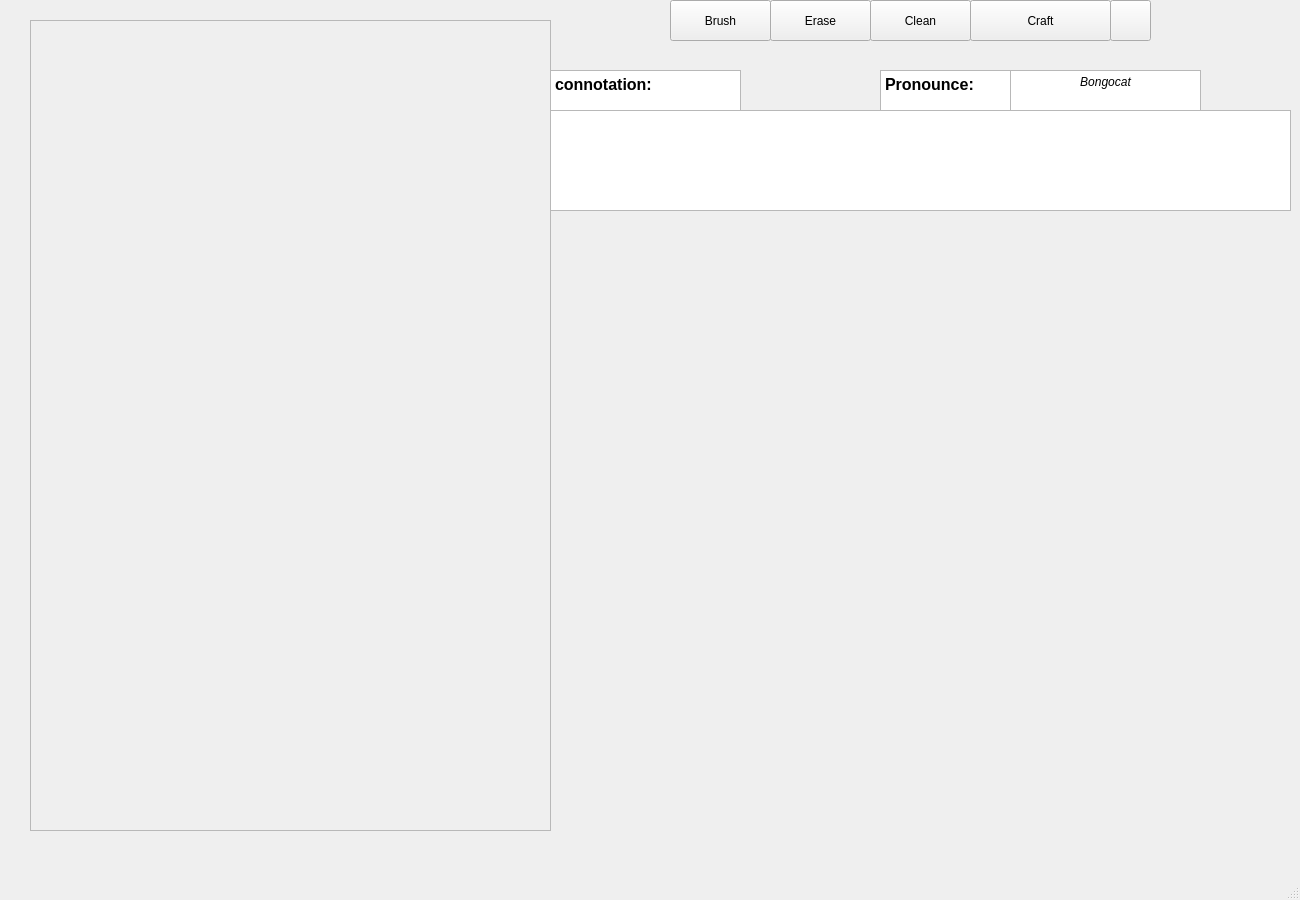
<?xml version="1.0" encoding="UTF-8"?>
<ui version="4.0">
 <class>EducationalApp</class>
 <widget class="QMainWindow" name="EducationalApp">
  <property name="geometry">
   <rect>
    <x>0</x>
    <y>0</y>
    <width>1300</width>
    <height>900</height>
   </rect>
  </property>
  <property name="windowTitle">
   <string>EducationalApp</string>
  </property>
  <widget class="QWidget" name="centralwidget">
   <widget class="CanvasLabel" name="Canvas">
    <property name="geometry">
     <rect>
      <x>580</x>
      <y>220</y>
      <width>700</width>
      <height>631</height>
     </rect>
    </property>
    <property name="text">
     <string/>
    </property>
   </widget>
   <widget class="QScrollArea" name="CharacterSelector">
    <property name="geometry">
     <rect>
      <x>30</x>
      <y>20</y>
      <width>521</width>
      <height>811</height>
     </rect>
    </property>
    <property name="widgetResizable">
     <bool>true</bool>
    </property>
    <widget class="QWidget" name="scrollAreaWidgetContents">
     <property name="geometry">
      <rect>
       <x>0</x>
       <y>0</y>
       <width>519</width>
       <height>809</height>
      </rect>
     </property>
    </widget>
   </widget>
   <widget class="QPushButton" name="Brush_Button">
    <property name="geometry">
     <rect>
      <x>670</x>
      <y>0</y>
      <width>101</width>
      <height>41</height>
     </rect>
    </property>
    <property name="text">
     <string>Brush</string>
    </property>
   </widget>
   <widget class="QPushButton" name="Erase_Button">
    <property name="geometry">
     <rect>
      <x>770</x>
      <y>0</y>
      <width>101</width>
      <height>41</height>
     </rect>
    </property>
    <property name="text">
     <string>Erase</string>
    </property>
   </widget>
   <widget class="QPushButton" name="Clean_Button">
    <property name="geometry">
     <rect>
      <x>870</x>
      <y>0</y>
      <width>101</width>
      <height>41</height>
     </rect>
    </property>
    <property name="text">
     <string>Clean</string>
    </property>
   </widget>
   <widget class="QPushButton" name="Help_Button">
    <property name="geometry">
     <rect>
      <x>1110</x>
      <y>0</y>
      <width>41</width>
      <height>41</height>
     </rect>
    </property>
    <property name="text">
     <string/>
    </property>
    <property name="icon">
     <iconset theme="QIcon::ThemeIcon::HelpFaq"/>
    </property>
   </widget>
   <widget class="QPushButton" name="Craft_Button">
    <property name="geometry">
     <rect>
      <x>970</x>
      <y>0</y>
      <width>141</width>
      <height>41</height>
     </rect>
    </property>
    <property name="text">
     <string>Craft</string>
    </property>
   </widget>
   <widget class="QTextBrowser" name="Connotation_Header">
    <property name="geometry">
     <rect>
      <x>550</x>
      <y>70</y>
      <width>191</width>
      <height>41</height>
     </rect>
    </property>
    <property name="html">
     <string>&lt;!DOCTYPE HTML PUBLIC &quot;-//W3C//DTD HTML 4.0//EN&quot; &quot;http://www.w3.org/TR/REC-html40/strict.dtd&quot;&gt;
&lt;html&gt;&lt;head&gt;&lt;meta name=&quot;qrichtext&quot; content=&quot;1&quot; /&gt;&lt;meta charset=&quot;utf-8&quot; /&gt;&lt;style type=&quot;text/css&quot;&gt;
p, li { white-space: pre-wrap; }
hr { height: 1px; border-width: 0; }
li.unchecked::marker { content: &quot;\2610&quot;; }
li.checked::marker { content: &quot;\2612&quot;; }
&lt;/style&gt;&lt;/head&gt;&lt;body style=&quot; font-family:'Microsoft JhengHei UI'; font-size:9pt; font-weight:400; font-style:normal;&quot;&gt;
&lt;p style=&quot; margin-top:0px; margin-bottom:0px; margin-left:0px; margin-right:0px; -qt-block-indent:0; text-indent:0px;&quot;&gt;&lt;span style=&quot; font-size:12pt; font-weight:700;&quot;&gt;connotation:&lt;/span&gt;&lt;/p&gt;&lt;/body&gt;&lt;/html&gt;</string>
    </property>
   </widget>
   <widget class="QTextBrowser" name="Connotation_Description">
    <property name="geometry">
     <rect>
      <x>550</x>
      <y>110</y>
      <width>741</width>
      <height>101</height>
     </rect>
    </property>
   </widget>
   <widget class="QTextBrowser" name="Pronounce_Header">
    <property name="geometry">
     <rect>
      <x>880</x>
      <y>70</y>
      <width>191</width>
      <height>41</height>
     </rect>
    </property>
    <property name="html">
     <string>&lt;!DOCTYPE HTML PUBLIC &quot;-//W3C//DTD HTML 4.0//EN&quot; &quot;http://www.w3.org/TR/REC-html40/strict.dtd&quot;&gt;
&lt;html&gt;&lt;head&gt;&lt;meta name=&quot;qrichtext&quot; content=&quot;1&quot; /&gt;&lt;meta charset=&quot;utf-8&quot; /&gt;&lt;style type=&quot;text/css&quot;&gt;
p, li { white-space: pre-wrap; }
hr { height: 1px; border-width: 0; }
li.unchecked::marker { content: &quot;\2610&quot;; }
li.checked::marker { content: &quot;\2612&quot;; }
&lt;/style&gt;&lt;/head&gt;&lt;body style=&quot; font-family:'Microsoft JhengHei UI'; font-size:9pt; font-weight:400; font-style:normal;&quot;&gt;
&lt;p style=&quot; margin-top:0px; margin-bottom:0px; margin-left:0px; margin-right:0px; -qt-block-indent:0; text-indent:0px;&quot;&gt;&lt;span style=&quot; font-size:12pt; font-weight:700;&quot;&gt;Pronounce:&lt;/span&gt;&lt;/p&gt;&lt;/body&gt;&lt;/html&gt;</string>
    </property>
   </widget>
   <widget class="QTextBrowser" name="Pronounce_Description">
    <property name="geometry">
     <rect>
      <x>1010</x>
      <y>70</y>
      <width>191</width>
      <height>41</height>
     </rect>
    </property>
    <property name="html">
     <string>&lt;!DOCTYPE HTML PUBLIC &quot;-//W3C//DTD HTML 4.0//EN&quot; &quot;http://www.w3.org/TR/REC-html40/strict.dtd&quot;&gt;
&lt;html&gt;&lt;head&gt;&lt;meta name=&quot;qrichtext&quot; content=&quot;1&quot; /&gt;&lt;meta charset=&quot;utf-8&quot; /&gt;&lt;style type=&quot;text/css&quot;&gt;
p, li { white-space: pre-wrap; }
hr { height: 1px; border-width: 0; }
li.unchecked::marker { content: &quot;\2610&quot;; }
li.checked::marker { content: &quot;\2612&quot;; }
&lt;/style&gt;&lt;/head&gt;&lt;body style=&quot; font-family:'Microsoft JhengHei UI'; font-size:9pt; font-weight:400; font-style:normal;&quot;&gt;
&lt;p align=&quot;center&quot; style=&quot; margin-top:0px; margin-bottom:0px; margin-left:0px; margin-right:0px; -qt-block-indent:0; text-indent:0px;&quot;&gt;&lt;span style=&quot; font-style:italic;&quot;&gt;Bongocat&lt;/span&gt;&lt;/p&gt;
&lt;p align=&quot;center&quot; style=&quot;-qt-paragraph-type:empty; margin-top:0px; margin-bottom:0px; margin-left:0px; margin-right:0px; -qt-block-indent:0; text-indent:0px;&quot;&gt;&lt;br /&gt;&lt;/p&gt;&lt;/body&gt;&lt;/html&gt;</string>
    </property>
   </widget>
  </widget>
  <widget class="QMenuBar" name="menubar">
   <property name="geometry">
    <rect>
     <x>0</x>
     <y>0</y>
     <width>1300</width>
     <height>25</height>
    </rect>
   </property>
  </widget>
  <widget class="QStatusBar" name="statusbar"/>
 </widget>
 <customwidgets>
  <customwidget>
   <class>CanvasLabel</class>
   <extends>QLabel</extends>
   <header>canvaslabel.h</header>
  </customwidget>
 </customwidgets>
 <resources/>
 <connections/>
</ui>
